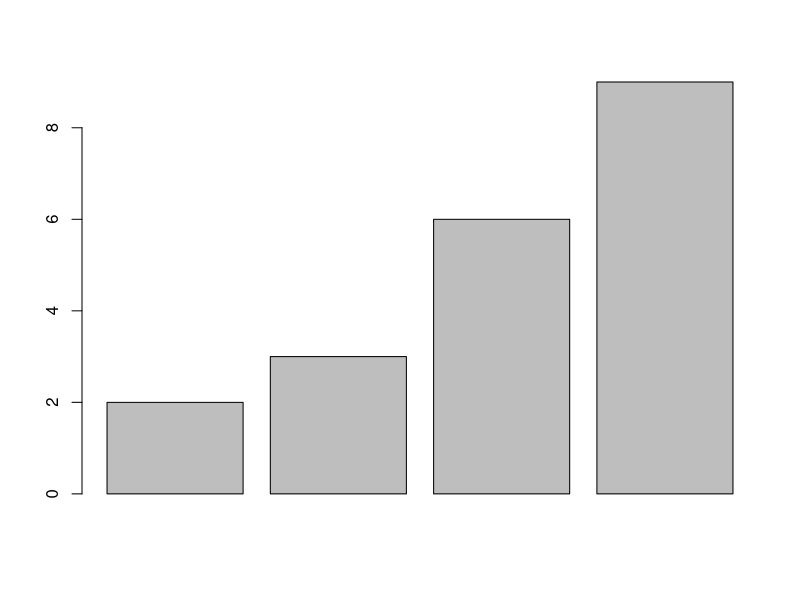
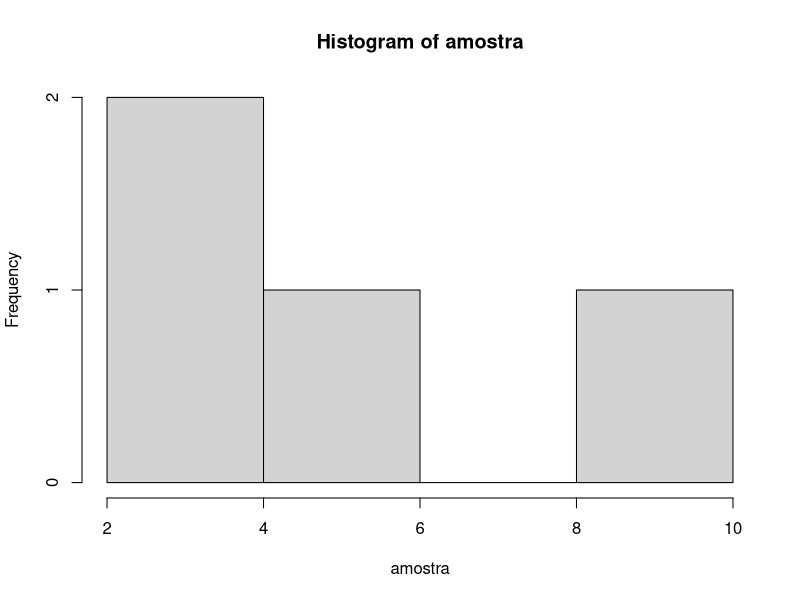
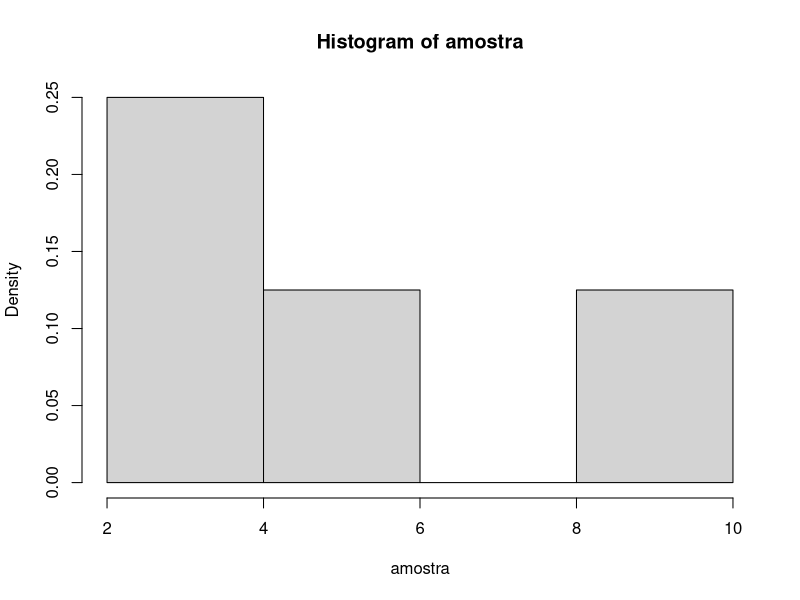
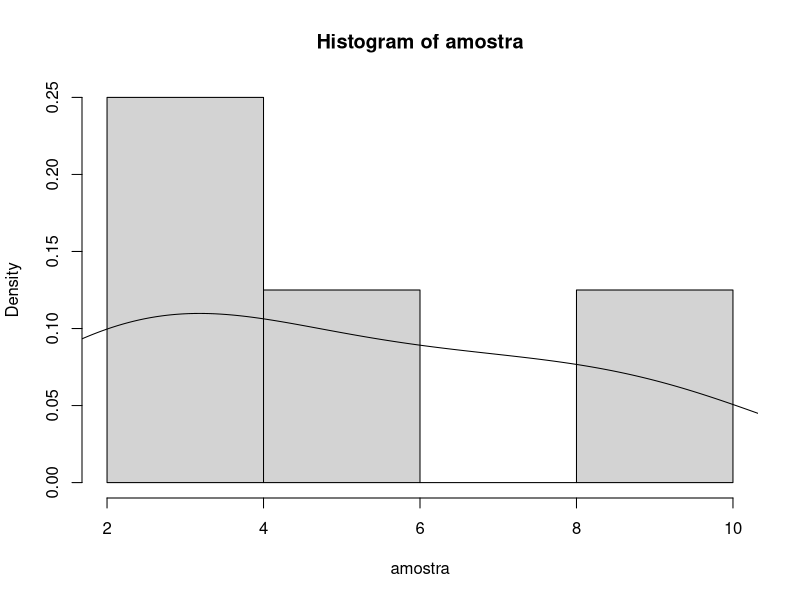
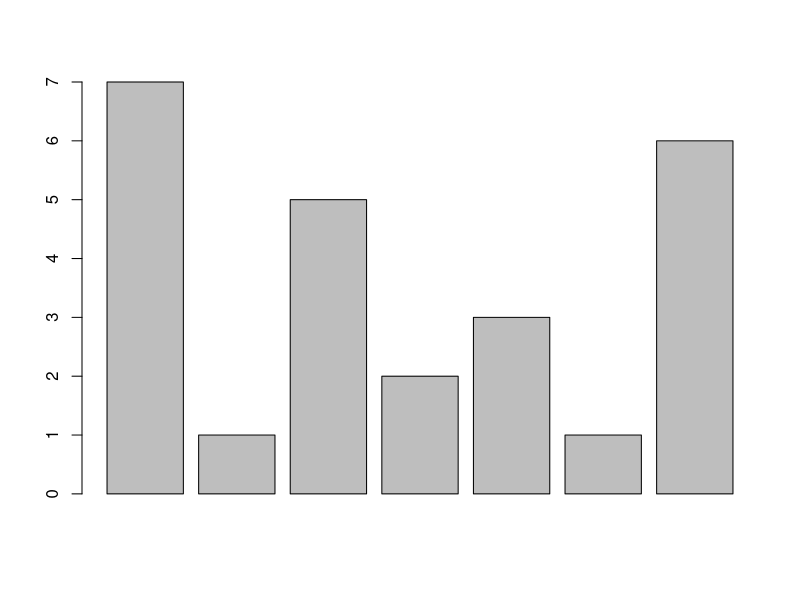
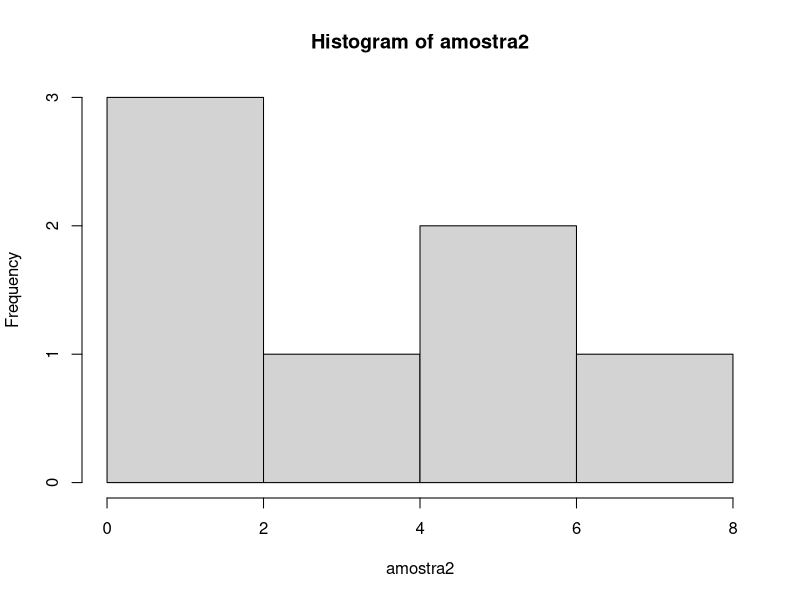
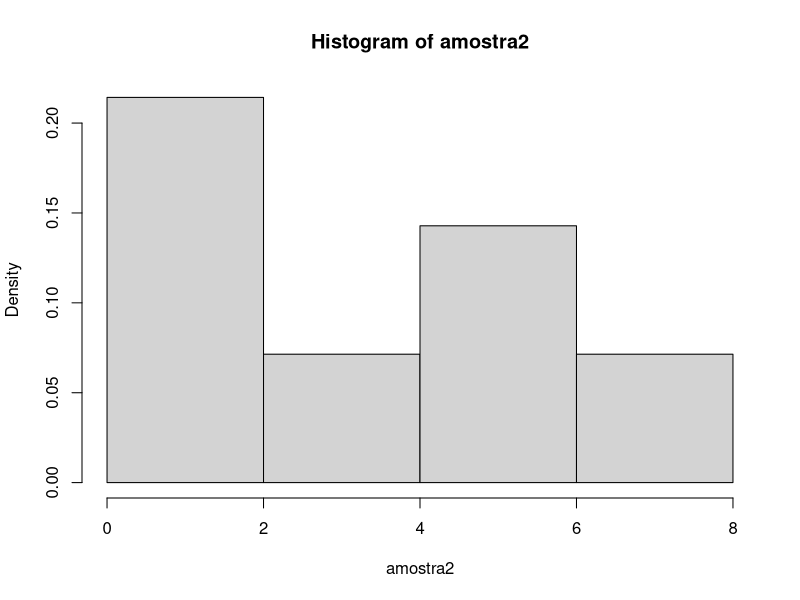
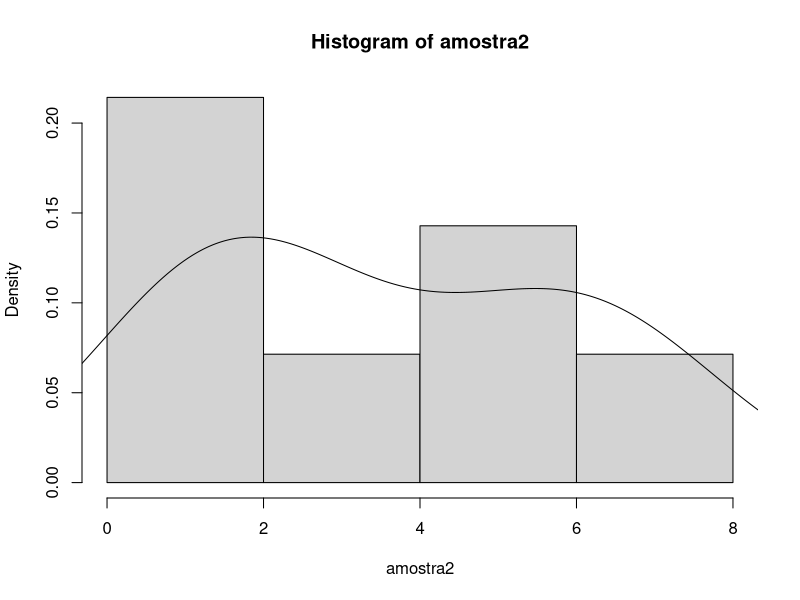

Write the R code that produced these figures, in order.
## ---- chunk 1
#install.packages("e1071")
library(e1071)
## ---- chunk 2
amostra <- c(2,3,6,9)
## ---- chunk 3
mean(amostra)
## ---- chunk 4
median(amostra)
## ---- chunk 5
summary(amostra)
## ---- chunk 6
barplot(amostra)
## ---- chunk 7
hist(amostra)
## ---- chunk 8
hist(amostra, probability = T)
## ---- chunk 9
hist(amostra, probability = T)
lines(density(amostra))
## ---- chunk 10
skewness(amostra)
## ---- chunk 11
kurtosis(amostra)
## ---- chunk 12
amostra2 <- c(7,1,5,2,3,1,6)
amostra2
## ---- chunk 13
mean(amostra2)
## ---- chunk 14
median(amostra2)
## ---- chunk 15
as.numeric(names(table(amostra2))[table(amostra2) == max(table(amostra2))])
## ---- chunk 16
summary(amostra2)
## ---- chunk 17
barplot(amostra2)
## ---- chunk 18
hist(amostra2)
## ---- chunk 19
hist(amostra2, probability = T)
## ---- chunk 20
hist(amostra2, probability = T)
lines(density(amostra2))
## ---- chunk 21
skewness(amostra2)
## ---- chunk 22
kurtosis(amostra2)
